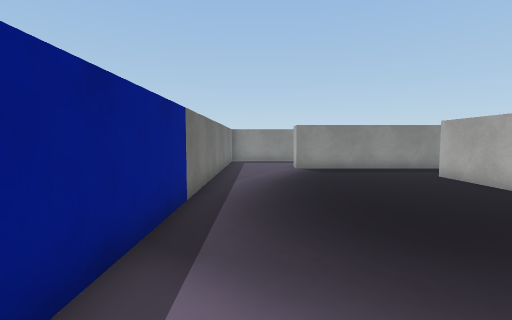
view 1 (above)

22 first-person views from a walk through a 3-D level made in the Unity game engine. The camera is 1.3 m above the floor, tilts 4° down and sees 85° across. The floor is counted in squares, 1 m on a side. Each view is taken from the middle of a square. On the plan, view 1 faces up. The plan holds only what a view shows up to about 13 squares ahead; the rest is blank. The player character is not drawn. Some animated figures are not drawn. Some surface patterns are stand-ins.

view 2
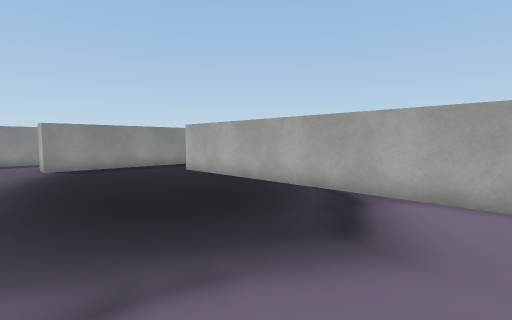

view 3
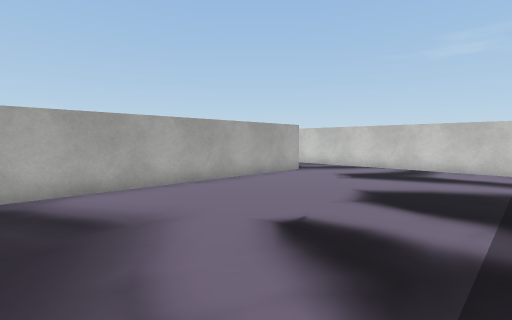

view 4
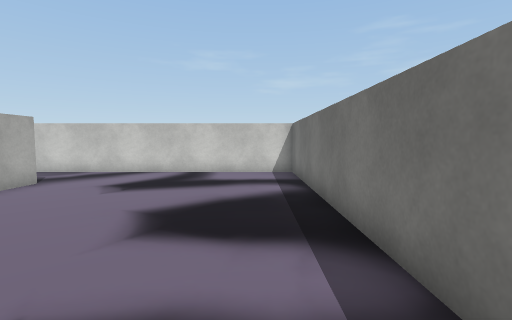

view 5
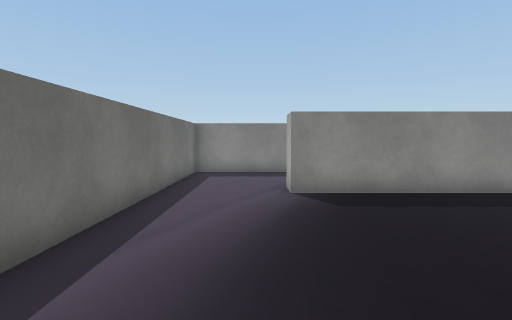

view 6
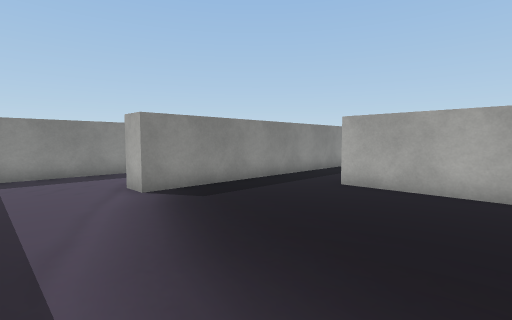

view 7
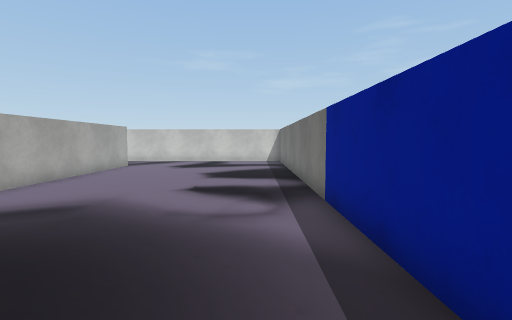

view 8
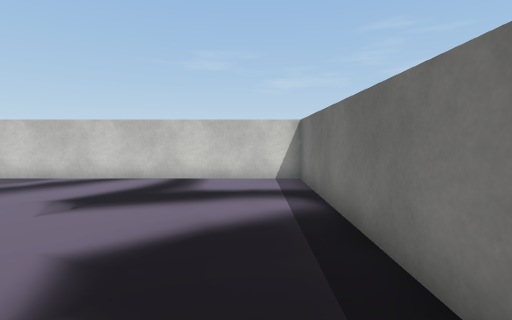

view 9
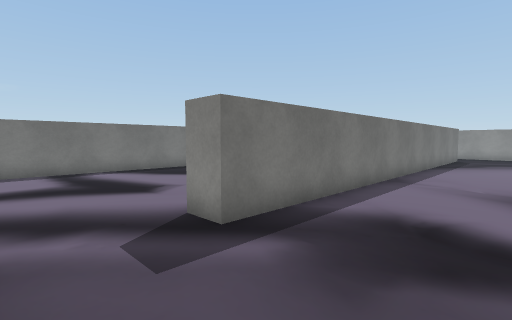

view 10
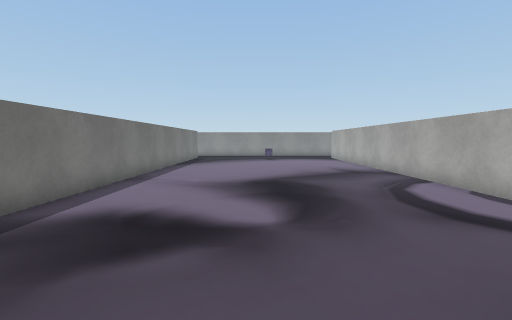

view 11
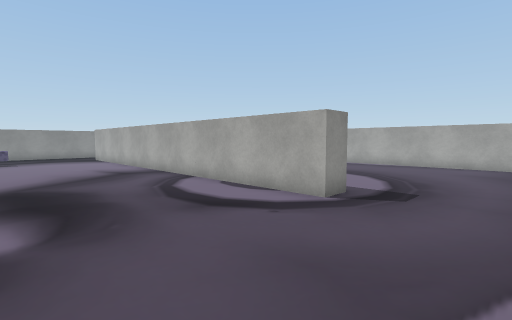

view 12
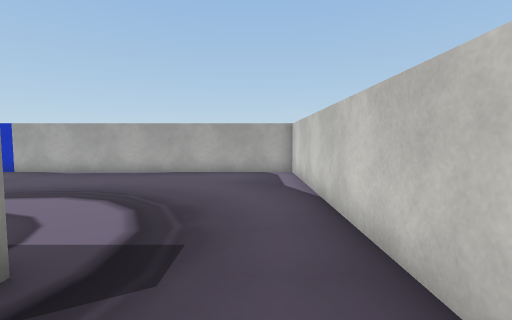

view 13
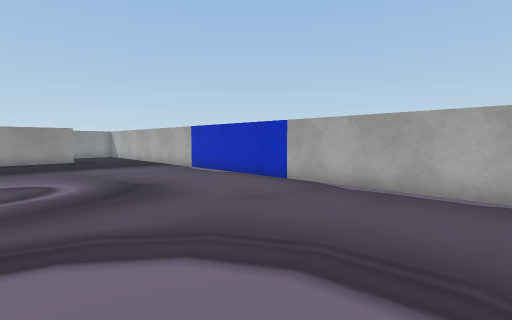

view 14
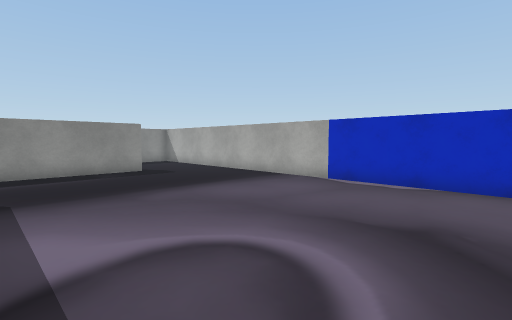

view 15
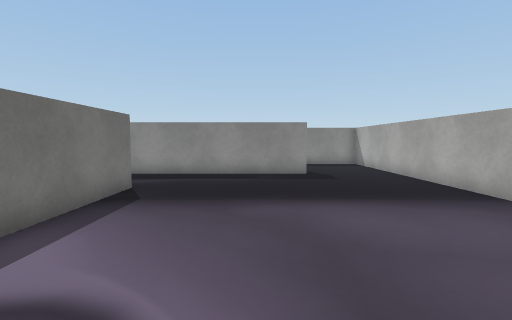

view 16
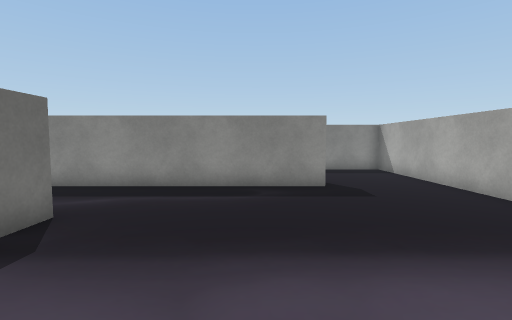

view 17
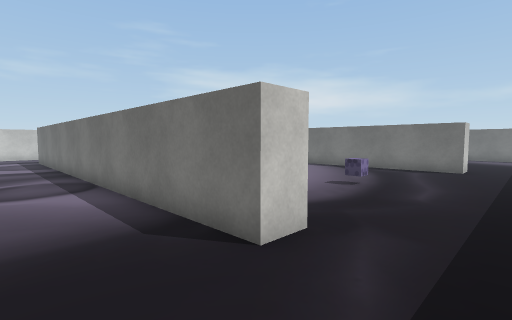

view 18
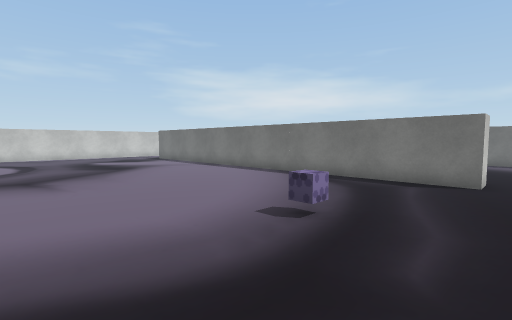

view 19
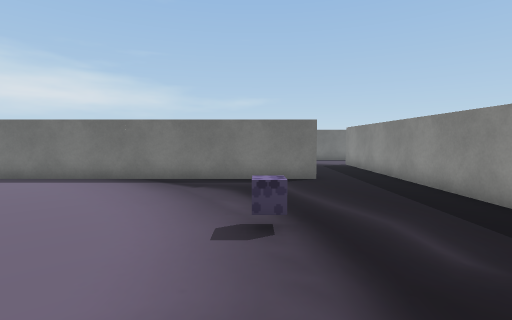

view 20
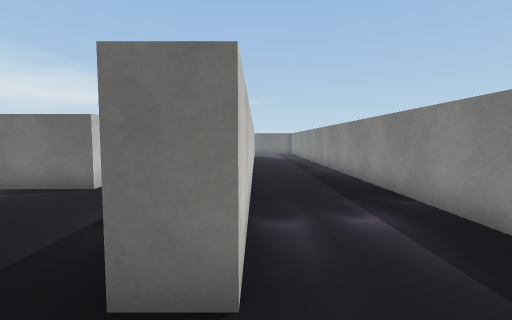

view 21
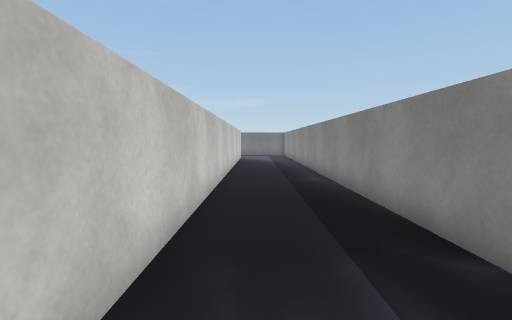

view 22
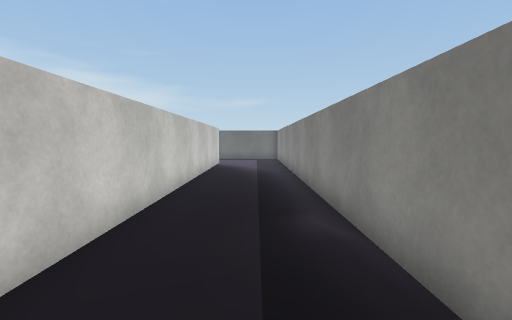

### Floor plan
Ten units are one square. View 1 is at (0, 0); x grows to the right and y downward. Boxes are objects, and circles mark ways between rooms. Rooms are numbered by the first view taken in them; rooms with no view inside come last. Other rooms are left out.
<svg viewBox="-20 -180 300 300">
<path fill="none" stroke="#000" d="M66 84 66 -100 76 -100M76 -129 19 -129 19 -139M15 -175 -15 -175 -15 115 54 115M175 -97 186 -97 186 40M186 77 176 77 176 -21M118 -129 76 -129M76 -100 76 84 66 84M175 115 275 115 275 -175 251 -175M222 -175 52 -175M49 -139 240 -139 240 -129 161 -129M54 115 91 115M32 -175 15 -175"/>
<rect x="125" y="-85" width="10" height="10" fill="#bbb"><title>other object</title></rect>
<circle cx="10" cy="-160" r="3" fill="#2a7"/>
<circle cx="53" cy="100" r="3" fill="#2a7"/>
<circle cx="70" cy="-115" r="3" fill="#2a7"/>
<text x="20" y="-20">1</text>
<text x="170" y="-30">2</text>
</svg>
Room 1 opens to room 2.

Where each view was taken, in squares from view 1:
view 1: 0 up, 0 right, facing up
view 2: 1 down, 0 right, facing up-right
view 3: 2 up, 1 left, facing down-right
view 4: 0 up, 0 right, facing down
view 5: 6 up, 1 right, facing up
view 6: 6 up, 1 left, facing up-right
view 7: 6 up, 0 right, facing down
view 8: 2 down, 0 right, facing down
view 9: 11 down, 11 right, facing up-left
view 10: 11 down, 12 right, facing up
view 11: 11 down, 12 right, facing up-right
view 12: 10 down, 16 right, facing right
view 13: 6 down, 20 right, facing up-right
view 14: 1 up, 19 right, facing up-right
view 15: 2 up, 22 right, facing up
view 16: 5 up, 22 right, facing up
view 17: 12 up, 21 right, facing down-left
view 18: 11 up, 17 right, facing down-left
view 19: 8 up, 17 right, facing left
view 20: 14 up, 26 right, facing left
view 21: 15 up, 23 right, facing left
view 22: 16 up, 18 right, facing left
